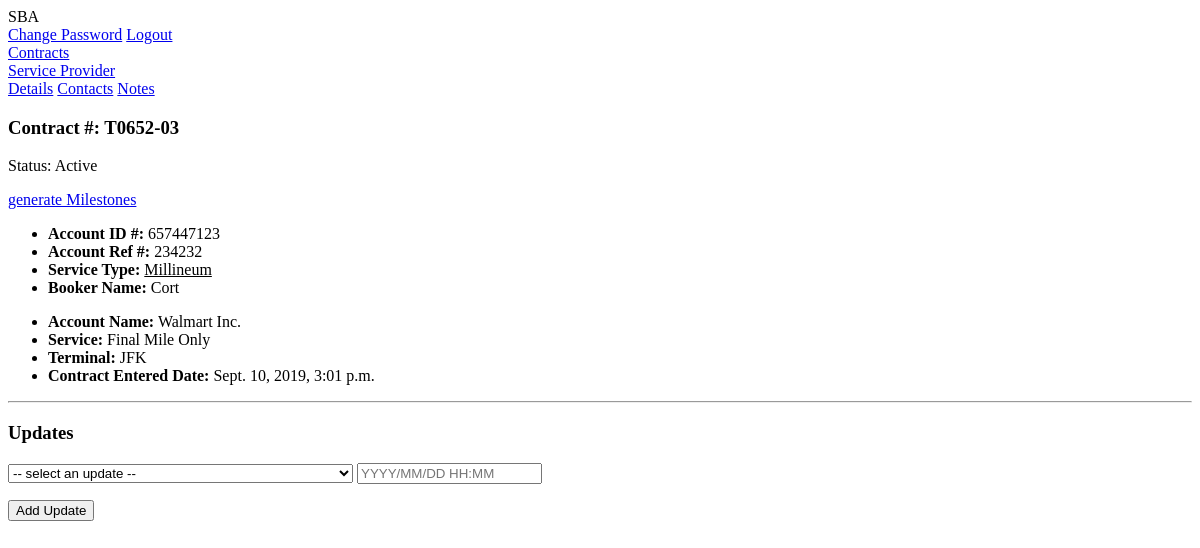
/contracts/1/ (signed in), run on an earlier commit of the app's database.
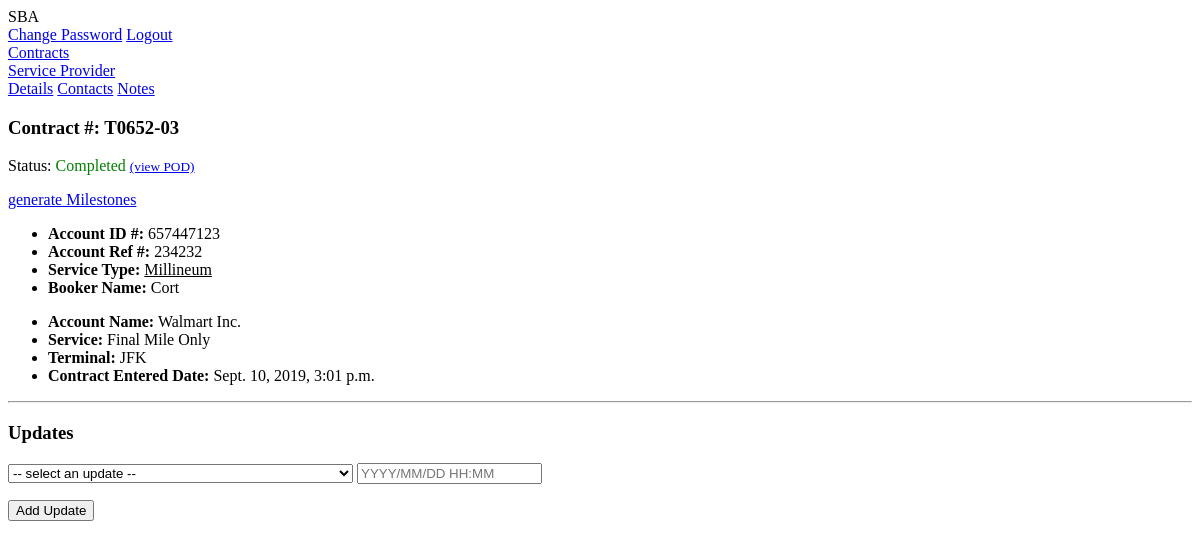
And on a later commit of the database.
### service_providers/views.py (the view, shortened to what this page needs)
def contractsDetailsView(req, contract_id):
    if req.method == "GET":
        contract = Contract.objects.get(id=contract_id)
        try:
            pod_img = DeliveryConfirmed.objects.filter(
                contract_id=contract_id).first()
        except DeliveryConfirmed.DoesNotExist:
            pod_img = None
        return render(req, 'contracts_details.html', {'contract': contract, 'pod_img': pod_img})

### service_providers/templates/contracts_details.html (shortened to what this page needs)
{% extends 'partials/sp_base.html' %}
{% block content %}
<div class="contracts-details-header sp-body">
    <div class="contracts-details-header-main">
        <h3>Contract #: {{ contract.num }}</h3>
        <p>Status:
            <span>
                {% if contract.is_canceled %}
                <span style="color:red;">Canceled</span>
                {%elif contract.delivery_confirmed%}
                <span style="color:green;">Completed</span>
                {%else%}Active{%endif%}
            </span>
            {% if contract.delivery_confirmed %}
            <a href="{{ pod_img.signed_pod.url }}" target="_blank"><small>(view POD)</small></a>
            {% endif %}
        </p>
        <p><a href="{% url 'sp:milestones' contract.id %}" target="_blank">generate Milestones</a></p>
    </div>
    <div class="contracts-details-header-minor">
        <div class="row">
            <div class="col-6">
                <ul>
                    <li><b>Account ID #:</b> {{ contract.account_id_num }}123</li>
                    <li><b>Account Ref #:</b> {{ contract.account_ref_num }}</li>
                    <li><b>Service Type:</b> <u>{{ contract.service_type }}</u></li>
                    <li><b>Booker Name:</b> {{ contract.booker_name }}</li>
                </ul>
            </div>
            <div class="col-6">
                <ul>
                    <li><b>Account Name:</b> {{ contract.account_name }}</li>
                    <li><b>Service:</b> {{ contract.service }}</li>
                    <li><b>Terminal:</b> {{ contract.terminal }}</li>
                    <li><b>Contract Entered Date:</b> {{ contract.time_added }}</li>
                </ul>
            </div>
        </div>
    </div>
    <hr>
    <div class="contracts-update">
        <h3>Updates</h3>
        <form method="POST" enctype="multipart/form-data">{% csrf_token %}
            <select name="update-event" id="update-select" onchange="updateFormChanged();">
                <option value="">-- select an update --</option>
            </select>
            <input type="text" id="update-datetime" name="update-datetime" placeholder="YYYY/MM/DD HH:MM" required>
            <p><input type="submit" class="btn btn-primary margin-top-tiny" value="Add Update"></p>
        </form>
    </div>
</div>
{% endblock %}

What changed in the data, as far as the page shows it:
changed Contract "Millineum": delivery_confirmed False → True (drawn)
Also different on the page:
text no longer shown: "Active"
text now shown: "Completed (view POD)"
